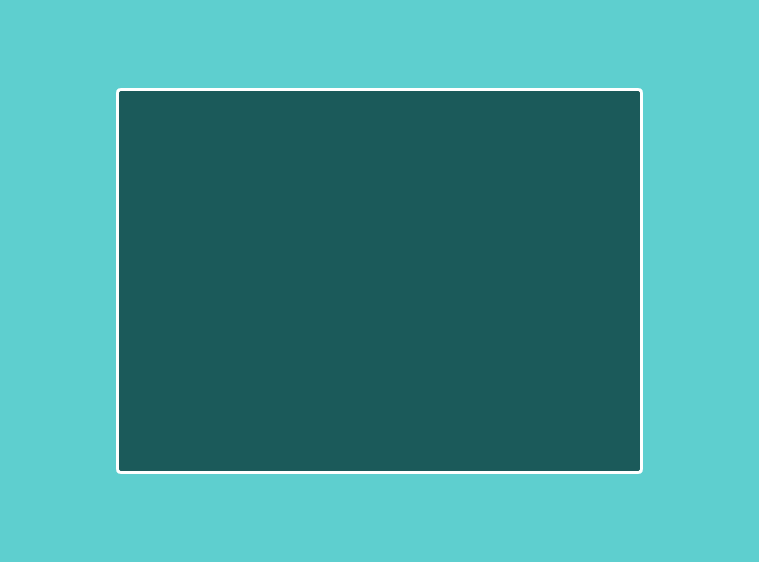
<?xml version="1.0" encoding="UTF-8"?>
<ui version="4.0">
 <class>Form</class>
 <widget class="QWidget" name="Form">
  <property name="geometry">
   <rect>
    <x>0</x>
    <y>0</y>
    <width>759</width>
    <height>562</height>
   </rect>
  </property>
  <property name="windowTitle">
   <string>Form</string>
  </property>
  <property name="styleSheet">
   <string notr="true">QWidget#Form {
      background-color: rgb(94, 207, 207);
}</string>
  </property>
  <layout class="QVBoxLayout" name="verticalLayout">
   <item>
    <layout class="QVBoxLayout" name="verticalLayout_2" stretch="1,5,1">
     <item>
      <spacer name="verticalSpacer_2">
       <property name="orientation">
        <enum>Qt::Orientation::Vertical</enum>
       </property>
       <property name="sizeHint" stdset="0">
        <size>
         <width>20</width>
         <height>40</height>
        </size>
       </property>
      </spacer>
     </item>
     <item>
      <layout class="QHBoxLayout" name="horizontalLayout" stretch="1,5,1">
       <item>
        <spacer name="horizontalSpacer">
         <property name="orientation">
          <enum>Qt::Orientation::Horizontal</enum>
         </property>
         <property name="sizeHint" stdset="0">
          <size>
           <width>40</width>
           <height>20</height>
          </size>
         </property>
        </spacer>
       </item>
       <item>
        <widget class="QTextEdit" name="textEdit">
         <property name="styleSheet">
          <string notr="true">background-color: rgb(27, 90, 90);
color: rgb(255, 255, 255);
border: 3px solid #FFFFFF;
border-radius: 5px;</string>
         </property>
         <property name="html">
          <string>&lt;!DOCTYPE HTML PUBLIC &quot;-//W3C//DTD HTML 4.0//EN&quot; &quot;http://www.w3.org/TR/REC-html40/strict.dtd&quot;&gt;
&lt;html&gt;&lt;head&gt;&lt;meta name=&quot;qrichtext&quot; content=&quot;1&quot; /&gt;&lt;meta charset=&quot;utf-8&quot; /&gt;&lt;style type=&quot;text/css&quot;&gt;
p, li { white-space: pre-wrap; }
hr { height: 1px; border-width: 0; }
li.unchecked::marker { content: &quot;\2610&quot;; }
li.checked::marker { content: &quot;\2612&quot;; }
&lt;/style&gt;&lt;/head&gt;&lt;body style=&quot; font-family:'Segoe UI'; font-size:9pt; font-weight:400; font-style:normal;&quot;&gt;
&lt;p align=&quot;center&quot; style=&quot;-qt-paragraph-type:empty; margin-top:0px; margin-bottom:0px; margin-left:0px; margin-right:0px; -qt-block-indent:0; text-indent:0px;&quot;&gt;&lt;br /&gt;&lt;/p&gt;&lt;/body&gt;&lt;/html&gt;</string>
         </property>
        </widget>
       </item>
       <item>
        <spacer name="horizontalSpacer_2">
         <property name="orientation">
          <enum>Qt::Orientation::Horizontal</enum>
         </property>
         <property name="sizeHint" stdset="0">
          <size>
           <width>40</width>
           <height>20</height>
          </size>
         </property>
        </spacer>
       </item>
      </layout>
     </item>
     <item>
      <spacer name="verticalSpacer">
       <property name="orientation">
        <enum>Qt::Orientation::Vertical</enum>
       </property>
       <property name="sizeHint" stdset="0">
        <size>
         <width>20</width>
         <height>40</height>
        </size>
       </property>
      </spacer>
     </item>
    </layout>
   </item>
  </layout>
 </widget>
 <resources/>
 <connections/>
</ui>
